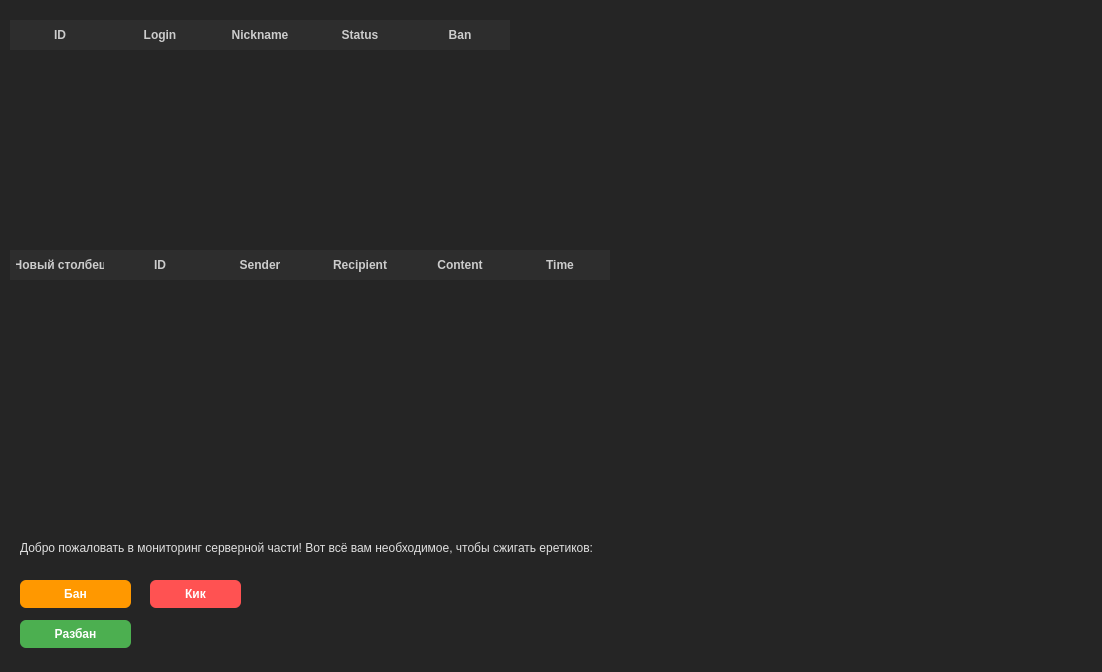
<?xml version="1.0" encoding="UTF-8"?>
<ui version="4.0">
 <class>MainWindow</class>
 <widget class="QMainWindow" name="MainWindow">
  <property name="geometry">
   <rect>
    <x>0</x>
    <y>0</y>
    <width>1102</width>
    <height>672</height>
   </rect>
  </property>
  <property name="sizePolicy">
   <sizepolicy hsizetype="Expanding" vsizetype="Expanding">
    <horstretch>0</horstretch>
    <verstretch>0</verstretch>
   </sizepolicy>
  </property>
  <property name="windowTitle">
   <string>MainWindow</string>
  </property>
  <property name="styleSheet">
   <string notr="true">QMainWindow {
    background-color: #1E1E1E;
}

QWidget {
    background-color: #252525;
    color: #E0E0E0;
}

QLabel {
    color: #E0E0E0;
}

QTableWidget {
    background-color: #252525;
    border: none;
    gridline-color: #333;
    alternate-background-color: #282828;
}

QHeaderView::section {
    background-color: #2D2D2D;
    color: #CCCCCC;
    padding: 6px;
    border: none;
    font-weight: bold;
}

QTableWidget::item:selected {
    background-color: #3A3A3A;
    color: #FFFFFF;
}

QLineEdit {
    background-color: #2D2D2D;
    color: #E0E0E0;
    border: 1px solid #333;
    border-radius: 6px;
    padding: 6px;
}

#kickButton {
    background-color: #FF5252;
    color: white;
    border: none;
    border-radius: 6px;
    padding: 6px 16px;
    font-weight: bold;
}
#kickButton:hover {
    background-color: #FF3B3B;
}

#banButton {
    background-color: #FF9800;
    color: white;
    border: none;
    border-radius: 6px;
    padding: 6px 16px;
    font-weight: bold;
}
#banButton:hover {
    background-color: #FF8A00;
}

#unbanButton {
    background-color: #4CAF50;
    color: white;
    border: none;
    border-radius: 6px;
    padding: 6px 16px;
    font-weight: bold;
}
#unbanButton:hover {
    background-color: #43A047;
}

QPushButton {
    background-color: #34495E;
    color: white;
    border: none;
    border-radius: 6px;
    padding: 6px 16px;
    font-weight: bold;
}
QPushButton:hover {
    background-color: #2C3E50;
}</string>
  </property>
  <widget class="QWidget" name="centralwidget">
   <property name="enabled">
    <bool>true</bool>
   </property>
   <widget class="QPushButton" name="kickButton">
    <property name="geometry">
     <rect>
      <x>150</x>
      <y>580</y>
      <width>91</width>
      <height>28</height>
     </rect>
    </property>
    <property name="text">
     <string>Кик</string>
    </property>
   </widget>
   <widget class="QPushButton" name="banButton">
    <property name="geometry">
     <rect>
      <x>20</x>
      <y>580</y>
      <width>111</width>
      <height>28</height>
     </rect>
    </property>
    <property name="text">
     <string>Бан</string>
    </property>
   </widget>
   <widget class="QLabel" name="label">
    <property name="geometry">
     <rect>
      <x>20</x>
      <y>540</y>
      <width>789</width>
      <height>16</height>
     </rect>
    </property>
    <property name="text">
     <string>Добро пожаловать в мониторинг серверной части! Вот всё вам необходимое, чтобы сжигать еретиков:</string>
    </property>
   </widget>
   <widget class="QPushButton" name="unbanButton">
    <property name="geometry">
     <rect>
      <x>20</x>
      <y>620</y>
      <width>111</width>
      <height>28</height>
     </rect>
    </property>
    <property name="text">
     <string>Разбан</string>
    </property>
   </widget>
   <widget class="QTableWidget" name="usersTable">
    <property name="geometry">
     <rect>
      <x>10</x>
      <y>20</y>
      <width>1081</width>
      <height>201</height>
     </rect>
    </property>
    <property name="verticalScrollBarPolicy">
     <enum>Qt::ScrollBarPolicy::ScrollBarAsNeeded</enum>
    </property>
    <property name="sizeAdjustPolicy">
     <enum>QAbstractScrollArea::SizeAdjustPolicy::AdjustToContents</enum>
    </property>
    <column>
     <property name="text">
      <string>ID</string>
     </property>
    </column>
    <column>
     <property name="text">
      <string>Login</string>
     </property>
    </column>
    <column>
     <property name="text">
      <string>Nickname</string>
     </property>
    </column>
    <column>
     <property name="text">
      <string>Status</string>
     </property>
    </column>
    <column>
     <property name="text">
      <string>Ban</string>
     </property>
    </column>
   </widget>
   <widget class="QTableWidget" name="messagesTable">
    <property name="geometry">
     <rect>
      <x>10</x>
      <y>250</y>
      <width>1081</width>
      <height>271</height>
     </rect>
    </property>
    <property name="maximumSize">
     <size>
      <width>16777215</width>
      <height>16777215</height>
     </size>
    </property>
    <property name="horizontalScrollBarPolicy">
     <enum>Qt::ScrollBarPolicy::ScrollBarAsNeeded</enum>
    </property>
    <column>
     <property name="text">
      <string>Новый столбец</string>
     </property>
    </column>
    <column>
     <property name="text">
      <string>ID</string>
     </property>
    </column>
    <column>
     <property name="text">
      <string>Sender</string>
     </property>
    </column>
    <column>
     <property name="text">
      <string>Recipient</string>
     </property>
    </column>
    <column>
     <property name="text">
      <string>Content</string>
     </property>
    </column>
    <column>
     <property name="text">
      <string>Time</string>
     </property>
    </column>
   </widget>
  </widget>
 </widget>
 <resources/>
 <connections/>
</ui>
